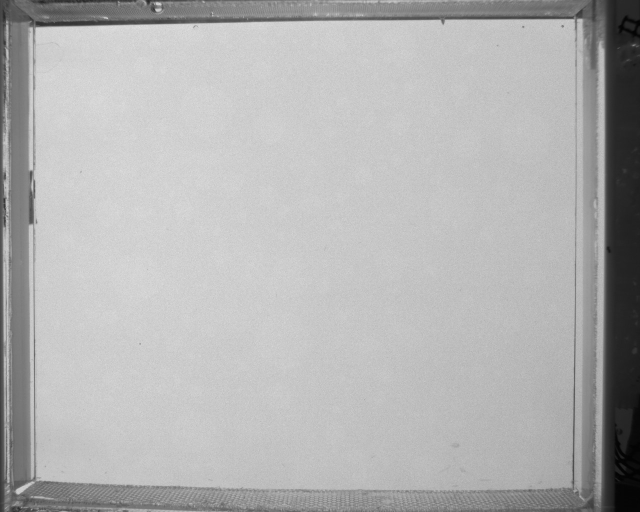
#> input picture samples/bg_sample.png, 1280 x 1024 px (shown at 1/2 size)
$ python gen_11.py
#> lines starting #> are read from the running program, lines starting #| are printed output that depends on the picture
### utils.py
from time import time

import cv2
import numpy as np
from matplotlib import colors
from matplotlib import pyplot as plt
from scipy.stats import multivariate_normal


# [13 lines left out: function generate_2d_gauss, not called in this run]


def generate_light_distribution(center, intencity, size=(1, 1), w=1280, h=1024):
    print("No .ld file found, generating starts")
    start_time = time()
    field = np.zeros((h, w))
    light_source = []
    max_dist = np.linalg.norm([h, h])
    for i in range(size[0]):
        for j in range(size[1]):
            field[center[0] + i][center[1] + j] = intencity
            light_source.append((center[0] + i, center[1] + j))
    for i in range(h):
        for j in range(w):
            for light_point in light_source:
                if (i, j) == light_point:
                    continue
                distance = np.linalg.norm([light_point[0] - i, light_point[1] - j])
                # field[i][j] += intencity / (distance*distance)
                if max_dist - distance <= 0:
                    continue
                field[i][j] += intencity * ((max_dist - distance) / max_dist)
    print(f"Light generating finished in {time() - start_time}s")
    with open("samples/light.ld", 'wb') as f:
        np.save(f, field)
    return field


class LightSystem:
    def __init__(self, intensity, center=(0, 0)):
        try:
            with open("samples/light.ld", 'rb') as f:
                self.light_distribution = np.load(f)
            print("Light loaded.")
        except:
            self.light_distribution = generate_light_distribution(center, intensity)
        self.light_enabled = 0
        self.light_indexer = 0
        self.current_light_distribution = None
        self.light_enable_sequence = np.arange(0, 1.1, 0.1)
        self.current_light_modifier = 'none'

    # [7 lines left out: function light_switch, not called in this run]

    def light_modify_(self):
        if self.current_light_modifier == 'up':
            self.light_indexer += 1
            #self.current_light_distribution = self.light_distribution * self.light_enable_sequence[self.light_indexer]
            if self.light_indexer == 10:
                self.current_light_modifier = 'none'

        elif self.current_light_modifier == 'down':
            self.light_indexer -= 1
            #self.current_light_distribution = self.light_distribution * self.light_enable_sequence[
            #   self.light_indexer]
            if self.light_indexer == 0:
                self.current_light_modifier = ' none'

        self.current_light_distribution = np.random.uniform(low=0.7, high=1) * self.light_distribution * \
                                          self.light_enable_sequence[self.light_indexer]

        self.current_light_distribution = self.current_light_distribution * 255

    def increase_brightness(self, img, value=None, exposition=True):
        self.light_modify_()
        hsv = cv2.cvtColor(img, cv2.COLOR_BGR2HSV)
        h, s, v = cv2.split(hsv)

        if value is not None:
            lim = 255 - value
            v[v > lim] = 255
            v[v <= lim] += value
        elif self.current_light_distribution is not None:
            if exposition:
                max_brightness = np.zeros(self.current_light_distribution.shape) + 255
                exposition_coeffs = (1*np.ones(max_brightness.shape) - v/max_brightness)
                lim = max_brightness - exposition_coeffs * self.current_light_distribution
                v[v > lim] = 255
                v[v <= lim] += np.uint8(exposition_coeffs[v <= lim] * self.current_light_distribution[v <= lim])
            else:
                max_brightness = np.zeros(self.current_light_distribution.shape) + 255
                lim = max_brightness - self.current_light_distribution
                v[v > lim] = 255
                v[v <= lim] += np.uint8(self.current_light_distribution[v <= lim])

        hsv = cv2.merge((h, s, v))
        #return cv2.flip(cv2.cvtColor(hsv, cv2.COLOR_HSV2BGR), 0)
        return cv2.cvtColor(hsv, cv2.COLOR_HSV2BGR)


# [15 lines that do not run on import are left out]

### gen_11.py
import json
import math
import os
import random

import cv2
import matplotlib.patches as patches
import matplotlib.pyplot as plt
import numpy as np
import tqdm

from utils import LightSystem

BG_IMG = cv2.imread('samples/bg_sample.png')
#> BG_IMG is the input picture: shape (1024, 1280, 3); min 1, max 230, mean 177.9
print(BG_IMG.shape)
#| (1024, 1280, 3)
SEGMENTS = {0: 'center.', 1: 'cells.', 2: 'boundaries.'}
STATUS = {0: 'Non-medicated', 1: 'Medicated'}

LIGHT = {0: 'off.', 1: 'on.'}
LIGHT_ON = 0
# LIGHT_DISTRIBUTION = generate_2d_gauss([100, 100], [[100000, 0], [0, 100000]])
LIGHT_INTENTISY = 0.3
global LIGHT_DISTRIBUTION
# LIGHT_DISTRIBUTION = np.uint8(generate_light_distribution((0, 0), LIGHT_INTENTISY) * 255)
# print(LIGHT_DISTRIBUTION[0])
LIGHT_MIN = 1e-10
LIGHT_MAX = 1
x_light, y_light = np.mgrid[0:1280:1, 0:1024:1]
light_system = LightSystem(LIGHT_INTENTISY)

LIGHT_INTENTISY_SMOOTH = np.arange(0.1, 1.1, 0.1)
global LIGHT_INTENTISY_SMOOTH_INDEXER
LIGHT_INTENTISY_SMOOTH_INDEXER = 1

xFlucts = np.random.uniform(-4, 0, 20)
yFlucts = np.random.uniform(-1, 0, 20)
velFlucts = np.random.uniform(-2, 2, 20)
leftAngles = np.random.normal(2 * math.pi, math.pi / 4, 180)
downAngles = np.random.normal(math.pi / 2, math.pi / 4, 180)
rightAngles = np.random.normal(math.pi, math.pi / 4, 180)
upAngles = np.random.normal(3 * math.pi / 2, math.pi / 4, 180)
bigPlane = np.random.normal(10, 1.25, 30)
smallPlane = np.random.normal(5, 0.3, 30)
launchAngles = np.random.normal(math.pi / 2, math.pi / 6, 180)


leftAngles *= 180 / math.pi
rightAngles *= 180 / math.pi
downAngles *= 180 / math.pi
upAngles *= 180 / math.pi

acceleration = np.random.uniform(0.7, 1, 20)
AFFECTED = np.random.uniform(0.3, 1, 40)
xGenPos = np.random.uniform(10, 1180, 100)
yGenPos = np.random.uniform(10, 512, 100)

FRAMES_NO_TURN = 0
FRAMES_NO_TURN_3D = 0

HIGH_STATS = []
LOW_STATS = []
VELOCITY_STATS = []
TURN_STATS = []
POSITION_STATS = []
Ystats = []

MARKED = 0
HIGH_ACCUM = 0
LOW_ACCUM = 0

with open("samples\\larger_sample.json") as f:
#> (reads samples/larger_sample.json from the repository)
    data = json.load(f)
radiusesX = data

with open("samples\\smaller_sample.json") as f:
#> (reads samples/smaller_sample.json from the repository)
    data = json.load(f)
radiusesY = data

with open("samples\\velocities.json") as f:
#> (reads samples/velocities.json from the repository)
    data = json.load(f)
velocities = data

with open("samples\\turn_rates.json") as f:
#> (reads samples/turn_rates.json from the repository)
    data = json.load(f)
turn_rates = data


def increase_brightness(img, value=None, light_distribution=None):
    hsv = cv2.cvtColor(img, cv2.COLOR_BGR2HSV)
    h, s, v = cv2.split(hsv)

    if value is not None:
        lim = 255 - value
        v[v > lim] = 255
        v[v <= lim] += value
    elif light_distribution is not None:
        lim = (np.zeros(light_distribution.shape) + 255) - light_distribution
        v[v > lim] = 255
        v[v <= lim] += light_distribution[v <= lim]

    hsv = cv2.merge((h, s, v))
    return cv2.cvtColor(hsv, cv2.COLOR_HSV2RGB)


def switch_LIGHT():
    global LIGHT_ON
    LIGHT_ON += 1
    LIGHT_ON = LIGHT_ON % 2


def frame_TRANSITION(fps_coef):
    global FRAMES_NO_TURN
    global FRAMES_NO_TURN_3D
    FRAMES_NO_TURN = (FRAMES_NO_TURN + 1) % (4 * fps_coef)
    FRAMES_NO_TURN_3D = (FRAMES_NO_TURN_3D + 1) % (4 * fps_coef * 2)


def check_segment(daphnia):
    if daphnia[0][1] <= 60:
        daphnia[3] = 1
    elif daphnia[0][0] <= 50 or daphnia[0][0] >= 1160:
        daphnia[3] = 2
    else:
        daphnia[3] = 0


def gen_daphnia(velocities, fps_coef):
    radiusX = random.choice(bigPlane)
    radiusY = random.choice(smallPlane)
    velocity = random.choice(velocities)
    if velocity > 10 * fps_coef:
        velocity = 10 * fps_coef
    turn_rate = random.randint(0, 360)
    affected = random.choice(AFFECTED)
    center = [int(random.choice(xGenPos)), int(random.choice(yGenPos))]
    turned = 0
    if center[1] <= 60:
        segment = 1
    elif center[0] <= 50 or center[0] >= 1160:
        segment = 2
    else:
        segment = 0
    return [center, max(radiusX, radiusY), min(radiusX, radiusY), segment, affected, velocity, turned, turn_rate]


def move_daphnia(daphnia, velocities, turn_rates, fps_coef):
    global HIGH_ACCUM
    global LOW_ACCUM
    v = daphnia[5]
    fluct = random.choice(velFlucts)
    v += fluct
    v *= 1 + random.choice(acceleration) * 0.05 * \
         light_system.current_light_distribution[int(daphnia[0][1]) - 1][int(daphnia[0][0]) - 1] * daphnia[4]
    # v *= 1 + random.choice(acceleration) * LIGHT_ON * LIGHT_BRIGHTNESS*10 * daphnia[4]
    v *= fps_coef
    if MARKED == 1:
        HIGH_ACCUM += v
    if MARKED == 2:
        LOW_ACCUM += v
    if FRAMES_NO_TURN == 0:
        if abs((random.choice(turn_rates) * 180 / math.pi)) < 91:
            daphnia[-1] += (random.choice(turn_rates) * 180 / math.pi) * fps_coef

    daphnia[0][0] += v * math.cos(daphnia[-1] * math.pi / 180)
    daphnia[0][1] += v * math.sin(daphnia[-1] * math.pi / 180)
    if daphnia[0][1] >= 30:
        daphnia[0][1] -= fps_coef * 0.5 * max(0, 5 * fps_coef - v) / (5 * fps_coef)
    if daphnia[0][0] > 1180:
        daphnia[0][0] = 1175
        daphnia[-1] = random.choice(rightAngles) + random.choice(turn_rates) * 180 / math.pi * fps_coef

    if daphnia[0][1] > 1000:
        daphnia[0][1] = 995
        daphnia[-1] = random.choice(upAngles) + random.choice(turn_rates) * 180 / math.pi * fps_coef

    if daphnia[0][0] <= 30:
        daphnia[0][0] = 35
        daphnia[-1] = random.choice(leftAngles) + random.choice(turn_rates) * 180 / math.pi * fps_coef

    if daphnia[0][1] <= 15:
        daphnia[0][1] = 20
        if daphnia[6] == 0:
            daphnia[5] = 2 * fps_coef
        daphnia[-1] = random.choice(downAngles) + random.choice(turn_rates) * 180 / math.pi * fps_coef

    if daphnia[3] == 1 and LIGHT_ON == 1 and daphnia[4] == 1 and daphnia[6] == 0:
        if daphnia[5] < 5:
            daphnia[5] = 5 * fps_coef
        daphnia[-1] = random.choice(launchAngles) + random.choice(turn_rates) * 180 / math.pi * fps_coef
        daphnia[6] = 1
    check_segment(daphnia)


def gen_daphnias(n, velocities, fps_coef):
#> called with n = 5, fps_coef = 1
    daphnias = []
    for i in range(n):
        daphnias.append(gen_daphnia(velocities, fps_coef))
    return daphnias


def create_frame(ID, name, prev_frame, velocities, turn_rates, fps_coef):
    yFrame = []
    global VELOCITY_STATS
    global TURN_STATS
    global POSITION_STATS
    global HIGH_ACCUM
    global LOW_ACCUM
    global MARKED
    HIGH_ACCUM = 0
    LOW_ACCUM = 0
    HIGH_COUNT = 0
    LOW_COUNT = 0
    fig, ax = plt.subplots(nrows=1, ncols=1, figsize=(1280 / 256, 1024 / 256), dpi=256)
    plt.axis('off')
    ax.set_xlim(0, 1280)
    ax.set_ylim(0, 1024)
    ax.set_aspect('equal')
    ax.imshow(light_system.increase_brightness(BG_IMG.copy()))
    """if LIGHT_ON:
        ax.imshow(increase_brightness(BG_IMG.copy(), light_distribution=LIGHT_DISTRIBUTION))
    else:
        ax.imshow(BG_IMG)"""
    ells = []
    for i in range(len(prev_frame)):
        if prev_frame[i][4] < 0.8:
            MARKED = 2
            LOW_COUNT += 1
        else:
            MARKED = 1
            HIGH_COUNT += 1
        move_daphnia(prev_frame[i], velocities, turn_rates, fps_coef)
        frame_TRANSITION(1 / fps_coef)
        if FRAMES_NO_TURN_3D == 0:
            ells.append(patches.Ellipse(prev_frame[i][0], prev_frame[i][1] + random.choice(xFlucts * fps_coef),
                                        prev_frame[i][2] + random.choice(yFlucts * fps_coef), prev_frame[i][-1]))
        else:
            ells.append(patches.Ellipse(prev_frame[i][0], prev_frame[i][1], prev_frame[i][2], prev_frame[i][-1]))
        VELOCITY_STATS.append(prev_frame[i][5])
        TURN_STATS.append(prev_frame[i][-1] % 360)
        POSITION_STATS.append(SEGMENTS[prev_frame[i][3]])
        yFrame.append(prev_frame[i][0][1])

    for el in ells:
        ax.add_patch(el)
        el.set_clip_box(ax.bbox)
        el.set_facecolor('black')
        el.set_alpha(0.4)
    ID = str(ID)
    while len(ID) < 10:
        ID = '0' + ID
    #ax.set_title("'" + name + "'@" + str(30 / fps_coef) + " fps, light " + LIGHT[light_system.light_enabled])
    # ax.contourf(x_light, y_light, LIGHT_DISTRIBUTION, alpha = 0.0 + 0.15*LIGHT_ON)
    # ax.pcolormesh(x_light, y_light, LIGHT_DISTRIBUTION, cmap='gray', alpha = 0.0 + 0.15*LIGHT_ON, norm=colors.LogNorm(vmin=LIGHT_MIN, vmax=LIGHT_MAX))
    plt.gca().set_axis_off()
    plt.subplots_adjust(top = 1, bottom = 0, right = 1, left = 0,
                hspace = 0, wspace = 0)
    plt.margins(0,0)
    plt.gca().xaxis.set_major_locator(plt.NullLocator())
    plt.gca().yaxis.set_major_locator(plt.NullLocator())
    fig.savefig(name + '/frames/' + ID + '.png', dpi=256, bbox_inches='tight', pad_inches = 0)
    plt.close('all')
    Ystats.append(yFrame)
    HIGH_STATS.append(HIGH_ACCUM/(HIGH_COUNT+1))
    LOW_STATS.append(LOW_ACCUM/(LOW_COUNT+1))

def create_clip(fps, objects, time, clip_name, velocities, turn_rates, lights_on, lights_off):
    json_file = []
    time_line = np.arange(0, time, 1/fps)
    fps_coef = 20 / fps

    if not os.path.exists(clip_name):
        os.makedirs(clip_name)

    frames_dir = clip_name + "/frames"
    if not os.path.exists(frames_dir):
        os.makedirs(frames_dir)

    dphns = gen_daphnias(objects, velocities, fps_coef)
    j = 0

    for i in tqdm.tqdm(range(fps * time), position=0, leave=True):
        curr = []
        ID = str(i)
        while len(ID) < 10:
            ID = '0' + ID
        frame_TRANSITION(1 / fps_coef)
        if (i == (lights_on[(j % len(lights_on))] * fps)):
            light_system.light_switch()
            create_frame(i, clip_name, dphns, velocities, turn_rates, fps_coef)
        elif (i == (lights_off[(j % len(lights_off))]) * fps):
            light_system.light_switch()
            create_frame(i, clip_name, dphns, velocities, turn_rates, fps_coef)
            j += 1
        else:
            create_frame(i, clip_name, dphns, velocities, turn_rates, fps_coef)
        for k in range(len(dphns)):
            curr.append({'ID': k, 'center': dphns[k][0], 'longer': dphns[k][1], 'shorter': dphns[k][2], 'theta': dphns[k][-1]})
        json_file.append({ID : curr})
#> this loop made 1 pass
#> pass 1, in increase_brightness, `exposition_coeffs = (1*np.ones(max_brightness.shape) - v/max_brightness)`:
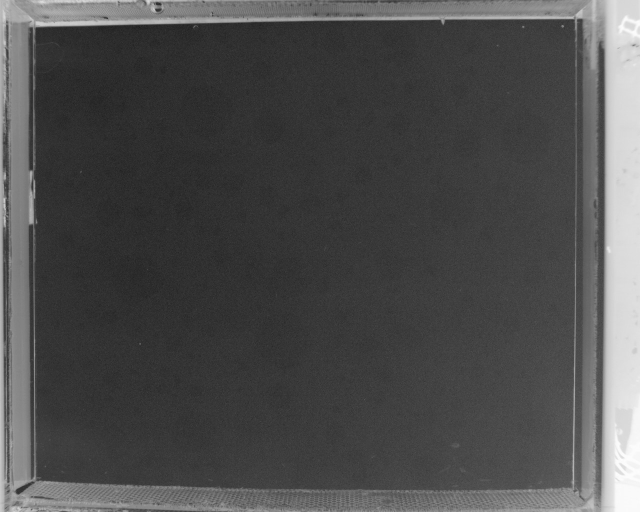
#> exposition_coeffs: shape (1024, 1280) float64 (shown at 1/2 size); min 0.098, max 0.996, mean 0.302

    stats_dir = clip_name + "/stats"
    if not os.path.exists(stats_dir):
        os.makedirs(stats_dir)

    line = clip_name + "/gt.json"
    with open(line, 'w') as f:
        json.dump(json_file, f, ensure_ascii=False, indent=4)

    fig, ax = plt.subplots()
    ax.hist(VELOCITY_STATS, bins=20, density=True)
    ax.set_title("Velocity distribution, in pixels")
    fig.savefig(stats_dir + "/velocity_distribution.png")
    plt.close('all')

    fig, ax = plt.subplots()
    ax.hist(TURN_STATS, bins=40, density=True)
    ax.set_title("Orientation distribution, in degrees")
    fig.savefig(stats_dir + "/orientation_distribution.png")
    plt.close('all')

    fig, ax = plt.subplots()
    ax.hist(POSITION_STATS, bins=3, density=True)
    ax.set_title("Zones distributions, relative")
    fig.savefig(stats_dir + "/sector_distribution.png")
    plt.close('all')

    fig, ax = plt.subplots()
    ax.set_title("y coordinate of daphnias")
    ax.set_ylim(0, 1024)
    ax.set_aspect('auto')
    plots = np.zeros((objects, len(Ystats)), dtype = float)
    for i in range(len(Ystats)):
        for j in range(len(Ystats[i])):
            plots[j][i] = Ystats[i][j]
    for i in range(len(plots)):
        ax.plot(time_line, plots[i], c = 'black', alpha = 0.4, linewidth = 0.5)
    lights = []
    for i in range(len(lights_on)):
        light = patches.Rectangle(((lights_on[i]) , 0), (lights_off[i] - lights_on[i]), 1024, angle = 0.0)
        lights.append(light)
    for light in lights:
        ax.add_patch(light)
        light.set_facecolor('yellow')
        light.set_alpha(0.3)
    fig.savefig(stats_dir + "/y_coord.png")
    plt.close('all')

    fig, ax = plt.subplots()
    ax.set_title("High mobility daphnias")
    ax.set_aspect('auto')
    ax.set_ylim(0, 15)
    ax.plot(time_line, HIGH_STATS, c = "blue")
    lights = []
    for i in range(len(lights_on)):
        light = patches.Rectangle(((lights_on[i]) , 0), (lights_off[i] - lights_on[i]), 15, angle = 0.0)
        lights.append(light)
    for light in lights:
        ax.add_patch(light)
        light.set_facecolor('yellow')
        light.set_alpha(0.3)
    fig.savefig(stats_dir + "/high_mobility.png")
    plt.close('all')

    fig, ax = plt.subplots()
    ax.set_title("Low mobility daphnias")
    ax.set_aspect('auto')
    ax.set_ylim(0, 15)
    ax.plot(time_line, LOW_STATS, c = "blue")
    lights = []
    for i in range(len(lights_on)):
        light = patches.Rectangle(((lights_on[i]) , 0), (lights_off[i] - lights_on[i]), 15, angle = 0.0)
        lights.append(light)
    for light in lights:
        ax.add_patch(light)
        light.set_facecolor('yellow')
        light.set_alpha(0.3)
    fig.savefig(stats_dir + "/low_mobility.png")
    plt.close('all')
    print("done")


if __name__ == '__main__':
#> (the run stopped early here; a loop or call above may not have finished)
